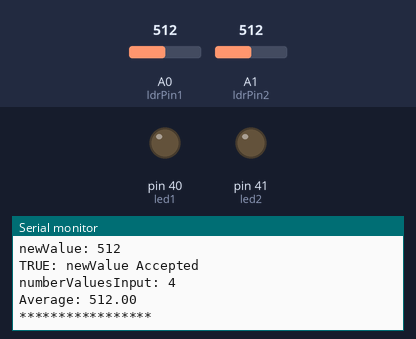
A sketch run on a simulated Arduino Mega 2560, built with avr-gcc and run on an emulated ATmega2560. On the bench: output pins drawn as LEDs (lit = HIGH), the last lines printed to the serial monitor. The test bench sets the inputs (shaded band); at power-on: A0 (ldrPin1) = 512, A1 (ldrPin2) = 512.

Above: at 1.2 s.
1.3 s: A0 (ldrPin1) set to 548
At 2.3 s:
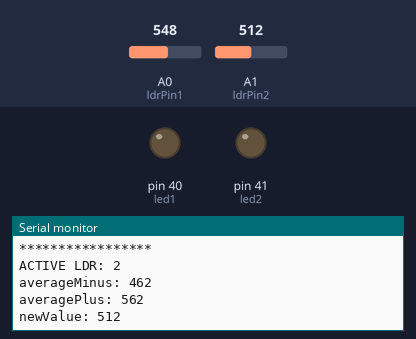
2.8 s: A0 (ldrPin1) set to 569
4.3 s: A1 (ldrPin2) set to 553
At 5.1 s:
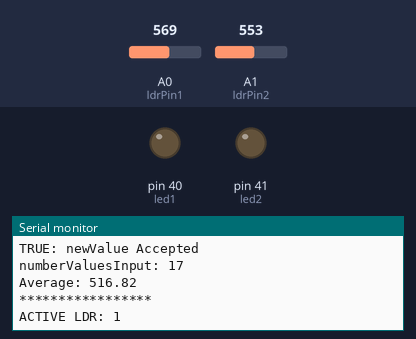
7.3 s: A1 (ldrPin2) set to 571
At 8.4 s:
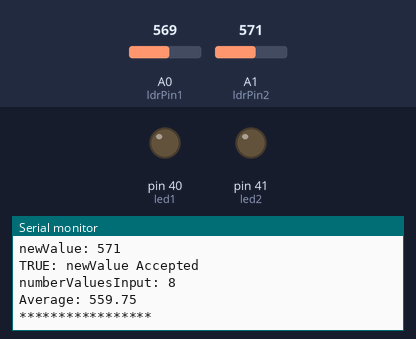
10.3 s: A0 (ldrPin1) set to 531
At 11.4 s:
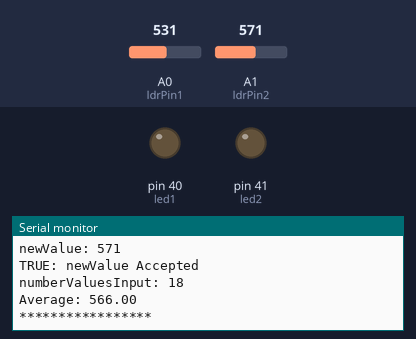
13.3 s: A0 (ldrPin1) set to 502
At 14.0 s:
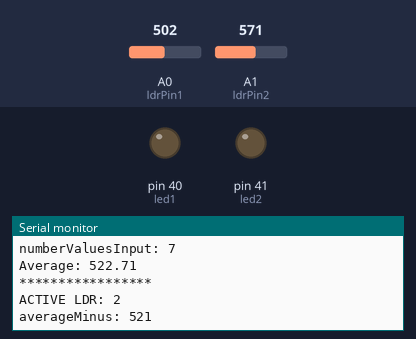
Timing chart, 0 to 16.3 s (numbered marks = the images above; inputs shaded):
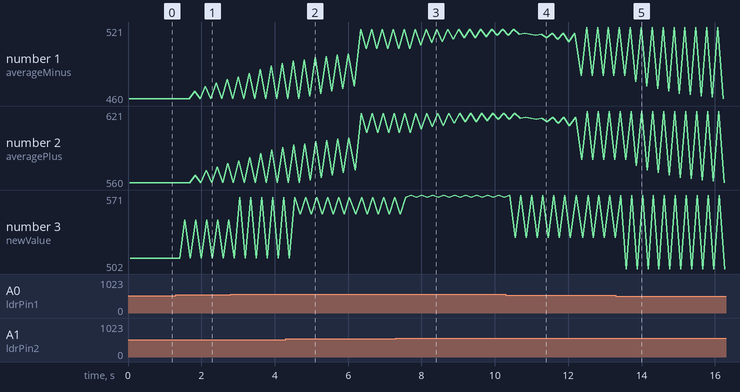

The sketch:

V2_Light_change_detector.ino
```cpp
//Variables that can be changed by user
int maxNumberValues = 20; //***BE SURE TO CHANGE THE ARRAY CAPACITY IF THIS VALUE IS CHANGED***//
int tolerance = 50;//***********

//Variables used in calculations
int numberValuesInput;
int numberValuesInput1;
int numberValuesInput2;
int index;
float average;
float average1;
float average2;
int averageMinus;
int averageMinus1;
int averageMinus2;
int averagePlus;
int averagePlus1;
int averagePlus2;
//***********

//Values Array
int values[21];
int values1[21];
int values2[21];
//***********

//LDR Analog Input variables
int ldrPin1 = A0;
int ldrPin2 = A1;
int newValue;
int newValue1;
int newValue2;
//***********

//Variables used for switching active LDR
int activeLdr = 1;
//***********

//Other variables
int led1 = 40;
int led2 = 41;
int button1 = 2;
int button2 = 3;
bool alarm = false;
bool alarm1 = false;
bool alarm2 = false;
//***********

void setup() {
  Serial.begin(9600);
  Serial.println("Initialized");

  pinMode(ldrPin1, INPUT);
  pinMode(ldrPin2, INPUT);
  pinMode(button1, INPUT_PULLUP);
  pinMode(button2, INPUT_PULLUP);
  pinMode(led1, OUTPUT);
  pinMode(led2, OUTPUT);
}

void loop() {
  if (alarm1 == false) {
    newValue = analogRead(ldrPin1); //Getting value from LDR sensor
    averageSurveillance();
  }

  if (alarm1 == true) {
    digitalWrite(led1, HIGH);
    if (digitalRead(button1) == LOW) {
      alarm1 = false;
      digitalWrite(led1, LOW);

      for (index = 0; index < maxNumberValues; ++index) { //Initializer: sets variable "index" to 0; Condition: index is less than maxNumberValues; Increment: increases "index" by one
        values1[index] = 0;
      }
      averageMinus1 = 0;
      averagePlus1 = 0;
      numberValuesInput1 = 0;
      average1 = 0;
    }
  }

  //delay(1000);

  activeLdr = 2;

  if (alarm2 == false) {
    newValue = analogRead(ldrPin2); //Getting value from LDR sensor
    averageSurveillance();
  }

  if (alarm2 == true) {
    digitalWrite(led2, HIGH);
    if (digitalRead(button2) == LOW) {
      alarm2 = false;
      digitalWrite(led2, LOW);

      for (index = 0; index < maxNumberValues; ++index) { //Initializer: sets variable "index" to 0; Condition: index is less than maxNumberValues; Increment: increases "index" by one
        values2[index] = 0;
      }
      averageMinus2 = 0;
      averagePlus2 = 0;
      numberValuesInput2 = 0;
      average2 = 0;
    }
  }

  //  delay(1000);

  activeLdr = 1;

}

void initialVariableConfig() {
  if (activeLdr == 1) {
    numberValuesInput = numberValuesInput1;
    averageMinus = averageMinus1;
    averagePlus = averagePlus1;
    average = average1;

    for (index = 0; index < maxNumberValues; ++index) {
      values[index] = values1[index];
    }
  }

  if (activeLdr == 2) {
    numberValuesInput = numberValuesInput2;
    averageMinus = averageMinus2;
    averagePlus = averagePlus2;
    average = average2;

    for (index = 0; index < maxNumberValues; ++index) {
      values[index] = values2[index];
    }
  }
}

void finalVariableConfig() {
  if (activeLdr == 1) { //newValue, alarm
    numberValuesInput1 = numberValuesInput;
    averageMinus1 = averageMinus;
    averagePlus1 = averagePlus;
    average1 = average;
    alarm1 = alarm;

    for (index = 0; index < maxNumberValues; ++index) {
      values1[index] = values[index];
    }
  }

  if (activeLdr == 2) {
    numberValuesInput2 = numberValuesInput;
    averageMinus2 = averageMinus;
    averagePlus2 = averagePlus;
    average2 = average;
    alarm2 = alarm;

    for (index = 0; index < maxNumberValues; ++index) {
      values2[index] = values[index];
    }
  }
  alarm = false;
}

void averageSurveillance() {
  initialVariableConfig();

  averageMinus = average - tolerance; //Replace the 50 with the tolerance variable
  averagePlus = average + tolerance; //Replace the 50 with the tolerance variable

  if (numberValuesInput == 0) { //This only affects the averageMinus and averagePlus bounds on the very first measurement of the LDR after the board has initialized
    averageMinus = newValue - 50;
    averagePlus = newValue + 50;
  }

  Serial.print("\n");
  Serial.print("ACTIVE LDR: ");
  Serial.print(activeLdr);

  Serial.print("\n");
  Serial.print("averageMinus: ");
  Serial.print(averageMinus);

  Serial.print("\n");
  Serial.print("averagePlus: ");
  Serial.print(averagePlus);

  Serial.print("\n");
  Serial.print("newValue: ");
  Serial.print(newValue);

  if ( (newValue == average) || (numberValuesInput == 0) || ( (newValue > (averageMinus)) && (newValue < (averagePlus)) ) ) {    //IF THE newValue PASSES INSPECTION
    //**********
    Serial.print("\n");
    Serial.print("TRUE: newValue Accepted");

    if ( numberValuesInput == maxNumberValues ) { //If these conditions are true, all values in the array "values" are set to 0
      for (index = 0; index < maxNumberValues; ++index) { //Initializer: sets variable "index" to 0; Condition: index is less than maxNumberValues; Increment: increases "index" by one
        values[index] = 0;
      }
      numberValuesInput = 0;
      averageMinus = 0;
      averagePlus = 0;
      Serial.print("\n");
      Serial.print("***Array Cleared***");
    }

    values[numberValuesInput] = newValue; //Inserts the "newValue" into the array, using "numberValuesInput" as an index
    ++numberValuesInput; //Increases the value of "numberValuesInput" by one
    average = 0.00; //Sets average to 0.00

    for (index = 0; index < maxNumberValues; ++index) {
      average = values[index] + average;
    }

    average = average / numberValuesInput;

    Serial.print("\n");
    Serial.print("numberValuesInput: ");
    Serial.print(numberValuesInput);
    Serial.print("\n");
    Serial.print("Average: ");
    Serial.print(average);
    Serial.print("\n");
    Serial.print("*****************");
    Serial.print("\n");
    //**********
  }

  else {
    Serial.print("\n");
    Serial.print("FALSE: newValue REJECTED");
    Serial.print("\n");
    Serial.print("ALARM ACTIVATED");
    Serial.print("\n");
    Serial.print("*****************");
    Serial.print("\n");
    alarm = true;
  }

  finalVariableConfig();
}
```

Measured:
- the behaviour switches between 561 and 562 on A1 (ldrPin2) (found by bisection; images 2 and 3)
- the behaviour switches between 520 and 519 on A0 (ldrPin1) (found by bisection; images 4 and 5)
- after the input at 1.3 s, the serial monitor: prints a new line after 0.25 s (image 1)
- after the input at 7.3 s, the serial monitor: prints a new line after 0.41 s (image 3)
- after the input at 10.3 s, the serial monitor: prints a new line after 0.25 s (image 4)
- after the input at 13.3 s, the serial monitor: prints a new line after 0.28 s (image 5)
- plotted number 1: 462 → 478 after the input at 1.3 s, 478 → 491 after the input at 2.8 s, 519 → 481 after the input at 10.3 s
- plotted number 2: 562 → 578 after the input at 1.3 s, 578 → 591 after the input at 2.8 s, 619 → 581 after the input at 10.3 s, 581 → 560 after the input at 13.3 s
